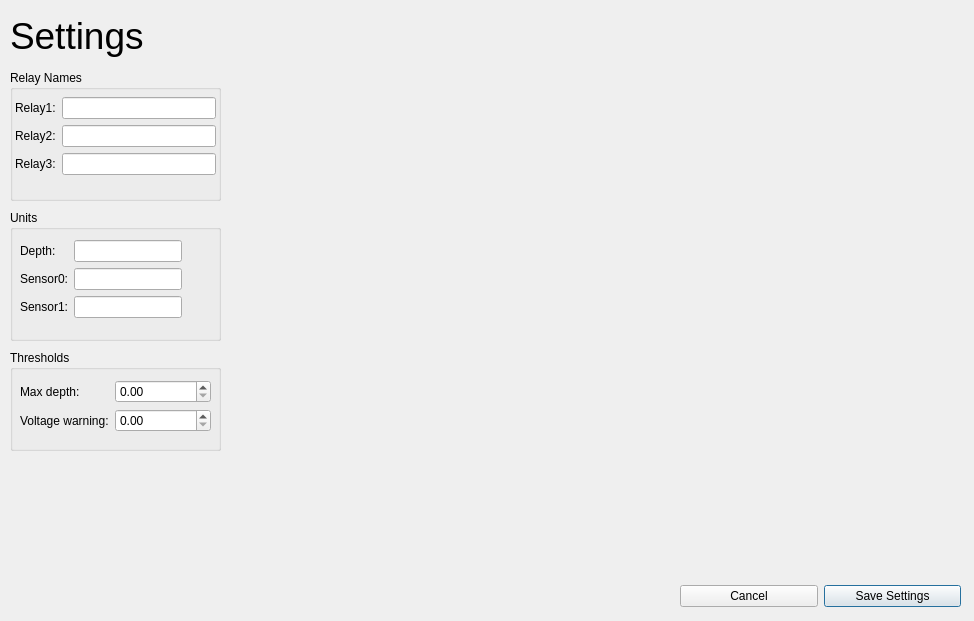
<?xml version="1.0" encoding="UTF-8"?>
<ui version="4.0">
 <class>ROVSettings</class>
 <widget class="QDialog" name="ROVSettings">
  <property name="geometry">
   <rect>
    <x>0</x>
    <y>0</y>
    <width>974</width>
    <height>621</height>
   </rect>
  </property>
  <property name="windowTitle">
   <string>Settings</string>
  </property>
  <widget class="QLabel" name="label_2">
   <property name="geometry">
    <rect>
     <x>10</x>
     <y>10</y>
     <width>151</width>
     <height>51</height>
    </rect>
   </property>
   <property name="font">
    <font>
     <pointsize>28</pointsize>
    </font>
   </property>
   <property name="text">
    <string>Settings</string>
   </property>
  </widget>
  <widget class="QGroupBox" name="groupBox">
   <property name="geometry">
    <rect>
     <x>10</x>
     <y>70</y>
     <width>211</width>
     <height>131</height>
    </rect>
   </property>
   <property name="title">
    <string>Relay Names</string>
   </property>
   <widget class="QWidget" name="layoutWidget">
    <property name="geometry">
     <rect>
      <x>5</x>
      <y>27</y>
      <width>201</width>
      <height>91</height>
     </rect>
    </property>
    <layout class="QFormLayout" name="formLayout">
     <item row="0" column="0">
      <widget class="QLabel" name="label">
       <property name="text">
        <string>Relay1:</string>
       </property>
      </widget>
     </item>
     <item row="0" column="1">
      <widget class="QLineEdit" name="leNameRelay0"/>
     </item>
     <item row="1" column="0">
      <widget class="QLabel" name="label_3">
       <property name="text">
        <string>Relay2:</string>
       </property>
      </widget>
     </item>
     <item row="1" column="1">
      <widget class="QLineEdit" name="leNameRelay1"/>
     </item>
     <item row="2" column="0">
      <widget class="QLabel" name="label_4">
       <property name="text">
        <string>Relay3:</string>
       </property>
      </widget>
     </item>
     <item row="2" column="1">
      <widget class="QLineEdit" name="leNameRelay2"/>
     </item>
    </layout>
   </widget>
  </widget>
  <widget class="QGroupBox" name="groupBox_2">
   <property name="geometry">
    <rect>
     <x>10</x>
     <y>210</y>
     <width>211</width>
     <height>131</height>
    </rect>
   </property>
   <property name="title">
    <string>Units</string>
   </property>
   <widget class="QWidget" name="layoutWidget">
    <property name="geometry">
     <rect>
      <x>10</x>
      <y>30</y>
      <width>191</width>
      <height>91</height>
     </rect>
    </property>
    <layout class="QFormLayout" name="formLayout_2">
     <property name="fieldGrowthPolicy">
      <enum>QFormLayout::FieldsStayAtSizeHint</enum>
     </property>
     <item row="0" column="0">
      <widget class="QLabel" name="label_5">
       <property name="text">
        <string>Depth:</string>
       </property>
      </widget>
     </item>
     <item row="0" column="1">
      <widget class="QLineEdit" name="leUnitsDepth"/>
     </item>
     <item row="1" column="0">
      <widget class="QLabel" name="label_8">
       <property name="text">
        <string>Sensor0:</string>
       </property>
      </widget>
     </item>
     <item row="1" column="1">
      <widget class="QLineEdit" name="leUnitsSensor0"/>
     </item>
     <item row="2" column="0">
      <widget class="QLabel" name="label_9">
       <property name="text">
        <string>Sensor1:</string>
       </property>
      </widget>
     </item>
     <item row="2" column="1">
      <widget class="QLineEdit" name="leUnitsSensor1"/>
     </item>
    </layout>
   </widget>
  </widget>
  <widget class="QGroupBox" name="groupBox_3">
   <property name="geometry">
    <rect>
     <x>10</x>
     <y>350</y>
     <width>211</width>
     <height>101</height>
    </rect>
   </property>
   <property name="title">
    <string>Thresholds</string>
   </property>
   <widget class="QWidget" name="layoutWidget">
    <property name="geometry">
     <rect>
      <x>10</x>
      <y>30</y>
      <width>191</width>
      <height>62</height>
     </rect>
    </property>
    <layout class="QFormLayout" name="formLayout_3">
     <item row="0" column="0">
      <widget class="QLabel" name="label_10">
       <property name="text">
        <string>Max depth:</string>
       </property>
      </widget>
     </item>
     <item row="0" column="1">
      <widget class="QDoubleSpinBox" name="sbDepth"/>
     </item>
     <item row="1" column="0">
      <widget class="QLabel" name="label_11">
       <property name="text">
        <string>Voltage warning:</string>
       </property>
      </widget>
     </item>
     <item row="1" column="1">
      <widget class="QDoubleSpinBox" name="sbVoltage"/>
     </item>
    </layout>
   </widget>
  </widget>
  <widget class="QWidget" name="layoutWidget">
   <property name="geometry">
    <rect>
     <x>680</x>
     <y>580</y>
     <width>281</width>
     <height>32</height>
    </rect>
   </property>
   <layout class="QHBoxLayout" name="horizontalLayout">
    <item>
     <widget class="QPushButton" name="pbCancel">
      <property name="text">
       <string>Cancel</string>
      </property>
      <property name="shortcut">
       <string>Esc</string>
      </property>
     </widget>
    </item>
    <item>
     <widget class="QPushButton" name="pbSave">
      <property name="text">
       <string>Save Settings</string>
      </property>
      <property name="shortcut">
       <string>Ctrl+S</string>
      </property>
      <property name="default">
       <bool>true</bool>
      </property>
     </widget>
    </item>
   </layout>
  </widget>
 </widget>
 <resources/>
 <connections/>
</ui>
